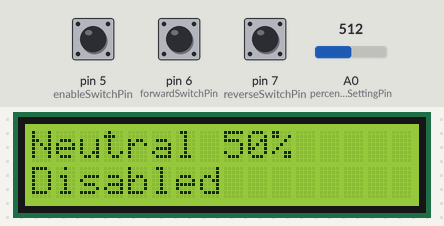
Simulated run of this sketch. Board: Arduino Uno, built with avr-gcc and run on an emulated ATmega328P. Shown: 16×2 character LCD. Inputs (shaded band) come from the test bench; at power-on: pin 5 (enableSwitchPin) HIGH, pin 6 (forwardSwitchPin) HIGH, pin 7 (reverseSwitchPin) HIGH, A0 (percentageSettingPin) = 512.

Above: at 1.2 s.
1.3 s: pin 5 (enableSwitchPin) pulled LOW for 0.25 s
At 1.58 s:
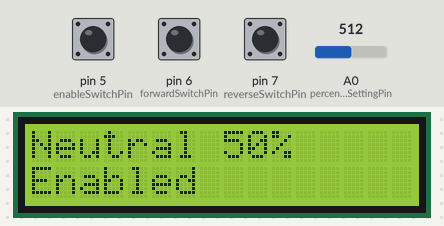
3.2 s: pin 6 (forwardSwitchPin) pulled LOW for 0.25 s
At 3.42 s:
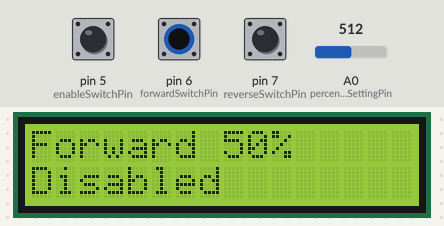
5.0 s: pin 7 (reverseSwitchPin) pulled LOW for 0.25 s
At 5.26 s:
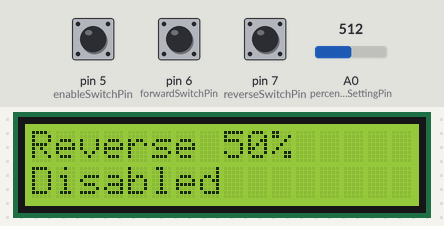
6.8 s: A0 (percentageSettingPin) set to 716
At 8.0 s:
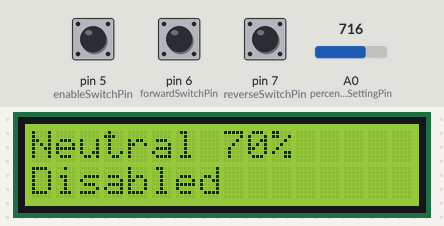
8.4 s: pin 5 (enableSwitchPin) pulled LOW for 1 s
At 9.3 s:
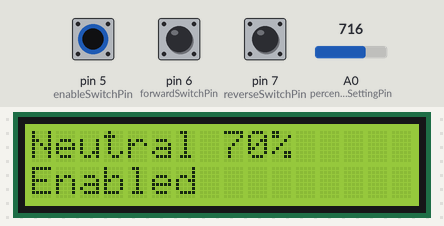
11.0 s: pin 6 (forwardSwitchPin) pulled LOW for 1 s
At 11.8 s:
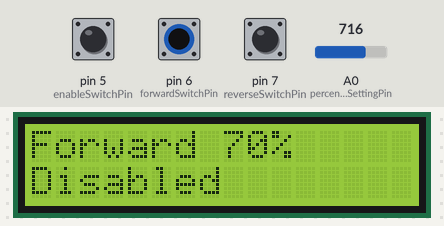
Timing chart, 0 to 14.0 s (numbered marks = the images above; inputs shaded):
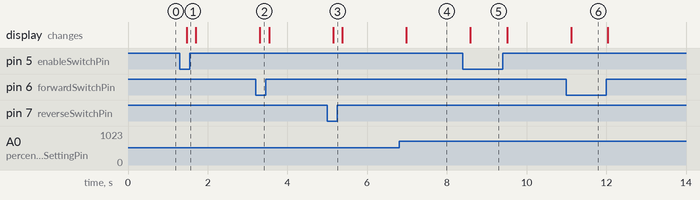

The sketch:

Temp.ino
```cpp
#include <String.h>
// #include <Wire.h> // Comes with Arduino IDE
// Get the LCD I2C Library here:
// https://bitbucket.org/fmalpartida/new-liquidcrystal/downloads
// Move any other LCD libraries to another folder or delete them
// See Library "Docs" folder for possible commands etc.
#include <LiquidCrystal_I2C.h>

enum directions
{
  forward,
  neutral,
  reverse
};

// Set the pins on the I2C chip used for LCD connections:
//                    addr, en,rw,rs,d4,d5,d6,d7,bl,blpol
LiquidCrystal_I2C lcd(0x3F, 2, 1, 0, 4, 5, 6, 7, 3, POSITIVE); // Set the LCD I2C address

int percentageSettingPin = A0;
int enableSwitchPin = 5;
int forwardSwitchPin = 6;
int reverseSwitchPin = 7;
int sensorValue = 0;
int percent = 0;

int PULLED_DOWN = 0;

directions direction = neutral;
bool enabled = false;

void setup()
{
  pinMode(enableSwitchPin, INPUT_PULLUP);
  pinMode(forwardSwitchPin, INPUT_PULLUP);
  pinMode(reverseSwitchPin, INPUT_PULLUP);
  pinMode(percentageSettingPin, INPUT);

  Serial.begin(115200);

  lcd.begin(16, 2); // initialize the lcd for 16 chars 2 lines, turn on backlight
  lcd.clear();
}

void loop()
{
  sensorValue = analogRead(percentageSettingPin);
  percent = map(sensorValue, 3, 1020, 0, 100);
  char percentageString[4];
  itoa(percent, percentageString, 10);

  lcd.clear();
  lcd.setCursor(0, 0);
  if (digitalRead(forwardSwitchPin) == PULLED_DOWN)
  {
    direction = forward;
    lcd.write("Forward ");
  }
  else if (digitalRead(reverseSwitchPin) == PULLED_DOWN)
  {
    direction = reverse;
    lcd.write("Reverse ");
  }
  else
  {
    direction = neutral;
    lcd.write("Neutral ");
  }
  lcd.write(percentageString);
  lcd.write("%");

  enabled = digitalRead(enableSwitchPin) == PULLED_DOWN;
  lcd.setCursor(0, 1);
  lcd.write(enabled ? "Enabled         " : "Disabled        ");

  delay(200);
}

bool isPulledDown(int reading)
{
  return reading == PULLED_DOWN;
}
```

Measured:
- after the input at 1.3 s, the display: changes after 0.17 s (image 1)
- after the input at 3.2 s, the display: changes after 0.11 s (image 2)
- after the input at 5.0 s, the display: changes after 0.15 s (image 3)
- after the input at 6.8 s, the display: changes after 0.19 s (image 4)
- after the input at 8.4 s, the display: changes after 0.19 s (image 5)
- after the input at 11.0 s, the display: changes after 0.12 s (image 6)
